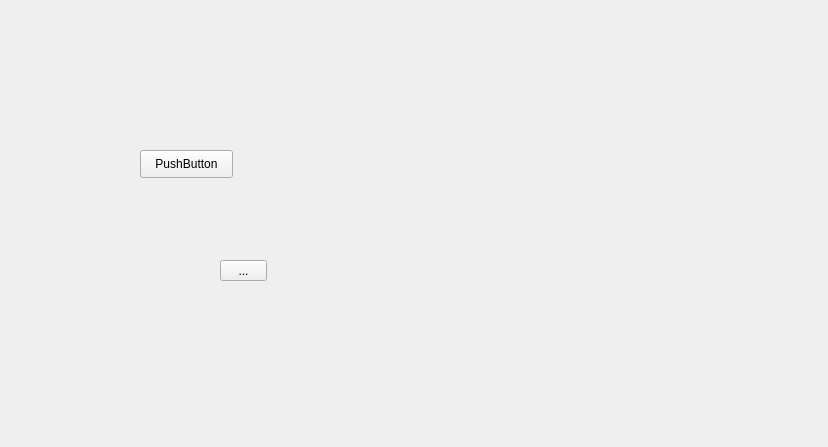
<?xml version="1.0" encoding="UTF-8"?>
<ui version="4.0">
 <class>mytest</class>
 <widget class="QWidget" name="mytest">
  <property name="geometry">
   <rect>
    <x>0</x>
    <y>0</y>
    <width>828</width>
    <height>447</height>
   </rect>
  </property>
  <property name="windowTitle">
   <string>mytest</string>
  </property>
  <widget class="QPushButton" name="pushButton">
   <property name="geometry">
    <rect>
     <x>140</x>
     <y>150</y>
     <width>93</width>
     <height>28</height>
    </rect>
   </property>
   <property name="text">
    <string>PushButton</string>
   </property>
  </widget>
  <widget class="QToolButton" name="toolButton">
   <property name="geometry">
    <rect>
     <x>220</x>
     <y>260</y>
     <width>47</width>
     <height>21</height>
    </rect>
   </property>
   <property name="text">
    <string>...</string>
   </property>
  </widget>
 </widget>
 <layoutdefault spacing="6" margin="11"/>
 <resources/>
 <connections/>
</ui>
